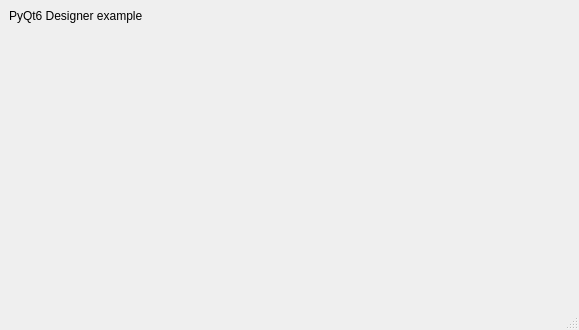
<?xml version="1.0" encoding="UTF-8"?>
<ui version="4.0">
 <class>MainWindow</class>
 <widget class="QMainWindow" name="MainWindow">
  <property name="geometry">
   <rect>
    <x>0</x>
    <y>0</y>
    <width>579</width>
    <height>330</height>
   </rect>
  </property>
  <property name="windowTitle">
   <string>MainWindow</string>
  </property>
  <widget class="QWidget" name="centralwidget">
   <layout class="QGridLayout" name="gridLayout">
    <item row="0" column="0">
     <widget class="QLabel" name="label">
      <property name="sizePolicy">
       <sizepolicy hsizetype="Preferred" vsizetype="Fixed">
        <horstretch>0</horstretch>
        <verstretch>0</verstretch>
       </sizepolicy>
      </property>
      <property name="text">
       <string>PyQt6 Designer example</string>
      </property>
     </widget>
    </item>
    <item row="1" column="0">
     <widget class="LivePlotWidget" name="plot_widget" native="true"/>
    </item>
   </layout>
  </widget>
  <widget class="QMenuBar" name="menubar">
   <property name="geometry">
    <rect>
     <x>0</x>
     <y>0</y>
     <width>579</width>
     <height>19</height>
    </rect>
   </property>
  </widget>
  <widget class="QStatusBar" name="statusbar"/>
 </widget>
 <customwidgets>
  <customwidget>
   <class>LivePlotWidget</class>
   <extends>QWidget</extends>
   <header>pglive.sources.live_plot_widget</header>
   <container>1</container>
  </customwidget>
 </customwidgets>
 <resources/>
 <connections/>
</ui>
